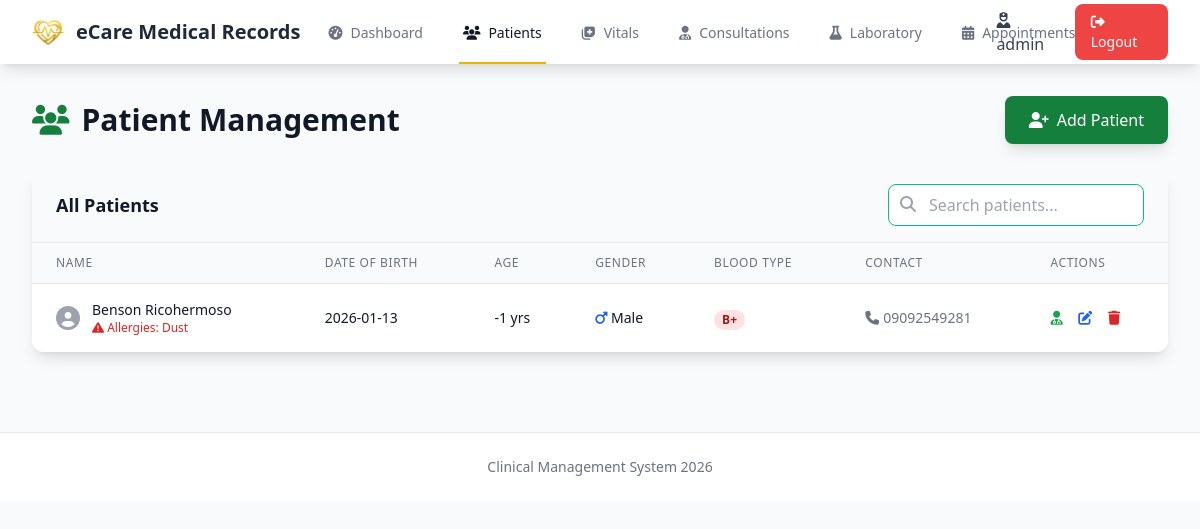
/patients (signed in), run on an earlier commit of the app's database.
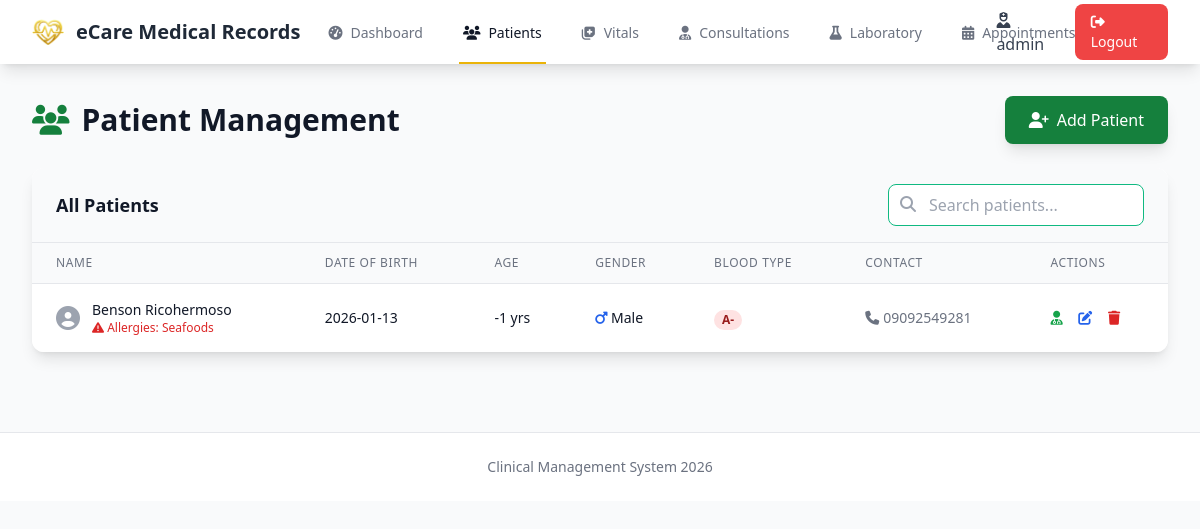
And on a later commit of the database.
### tables this page shows
CREATE TABLE patients (
            id INTEGER PRIMARY KEY AUTOINCREMENT,
            name TEXT NOT NULL,
            date_of_birth TEXT NOT NULL,
            gender TEXT NOT NULL,
            blood_type TEXT,
            allergies TEXT,
            contact TEXT,
            address TEXT,
            payment_method TEXT,
            created_at TIMESTAMP DEFAULT CURRENT_TIMESTAMP,
            updated_at TIMESTAMP DEFAULT CURRENT_TIMESTAMP
        );

### app.py (the view)
@app.route('/patients')
@login_required
def patients():
    db = get_db()
    patients_list = db.execute(
        'SELECT * FROM patients ORDER BY name'
    ).fetchall()
    today = datetime.now().strftime('%Y-%m-%d')
    return render_template('patients.html', patients=patients_list, today=today)

### app.py (called while the page is built)
def login_required(f):
    @wraps(f)
    def decorated_function(*args, **kwargs):
        if 'user_id' not in session:
            flash('Please log in to access this page.', 'warning')
            return redirect(url_for('login'))
        return f(*args, **kwargs)
    return decorated_function

### models/database.py (called while the page is built)
def get_db():
    if 'db' not in g:
        g.db = sqlite3.connect(
            current_app.config['DATABASE'],
            detect_types=sqlite3.PARSE_DECLTYPES
        )
        g.db.row_factory = sqlite3.Row
        g.db.execute('PRAGMA foreign_keys = ON')
    return g.db

### templates/patients.html (shortened to what the changed rows need)
{% extends "layout.html" %}
{% block content %}
<div class="slide-in">
    <div class="flex justify-between items-center mb-6">
        <h1 class="text-3xl font-bold text-gray-900">
            <i class="fas fa-users mr-3 text-green-700"></i>Patient Management
        </h1>
    </div>
    <div class="bg-white rounded-xl shadow-lg overflow-hidden">
        <div class="px-6 py-4 bg-gray-50 border-b">
            <div class="flex justify-between items-center">
                <h2 class="text-lg font-semibold text-gray-900">All Patients</h2>
            </div>
        </div>
        {% if patients %}
        <div class="overflow-x-auto">
            <table class="min-w-full divide-y divide-gray-200">
                <thead class="bg-gray-50">
                    <tr>
                        <th class="px-6 py-3 text-left text-xs font-medium text-gray-500 uppercase tracking-wider">Name</th>
                        <th class="px-6 py-3 text-left text-xs font-medium text-gray-500 uppercase tracking-wider">Date of Birth</th>
                        <th class="px-6 py-3 text-left text-xs font-medium text-gray-500 uppercase tracking-wider">Age</th>
                        <th class="px-6 py-3 text-left text-xs font-medium text-gray-500 uppercase tracking-wider">Gender</th>
                        <th class="px-6 py-3 text-left text-xs font-medium text-gray-500 uppercase tracking-wider">Blood Type</th>
                        <th class="px-6 py-3 text-left text-xs font-medium text-gray-500 uppercase tracking-wider">Contact</th>
                        <th class="px-6 py-3 text-left text-xs font-medium text-gray-500 uppercase tracking-wider">Actions</th>
                    </tr>
                </thead>
                <tbody id="patientsTableBody" class="bg-white divide-y divide-gray-200">
                    {% for patient in patients %}
                    <tr class="hover:bg-gray-50">
                        <td class="px-6 py-4 whitespace-nowrap">
                            <div class="flex items-center">
                                <i class="fas fa-user-circle text-gray-400 text-2xl mr-3"></i>
                                <div>
                                    <div class="text-sm font-medium text-gray-900">{{ patient.name }}</div>
                                    {% if patient.allergies %}
                                    <div class="text-xs text-red-600">
                                        <i class="fas fa-exclamation-triangle"></i> Allergies: {{ patient.allergies }}
                                    </div>
                                    {% endif %}
                                </div>
                            </div>
                        </td>
                        <td class="px-6 py-4 whitespace-nowrap text-sm text-gray-900">{{ patient.date_of_birth }}</td>
                        <td class="px-6 py-4 whitespace-nowrap text-sm text-gray-900">
                            <span class="calculate-age" data-dob="{{ patient.date_of_birth }}"></span>
                        </td>
                        <td class="px-6 py-4 whitespace-nowrap text-sm text-gray-900">
                            {% if patient.gender == 'Male' %}
                            <i class="fas fa-mars text-blue-600"></i>
                            {% else %}
                            <i class="fas fa-venus text-pink-600"></i>
                            {% endif %}
                            {{ patient.gender }}
                        </td>
                        <td class="px-6 py-4 whitespace-nowrap">
                            <span class="px-2 inline-flex text-xs leading-5 font-semibold rounded-full bg-red-100 text-red-800">
                                {{ patient.blood_type or 'N/A' }}
                            </span>
                        </td>
                        <td class="px-6 py-4 whitespace-nowrap text-sm text-gray-500">
                            {% if patient.contact %}
                            <i class="fas fa-phone mr-1"></i>{{ patient.contact }}
                            {% else %}
                            N/A
                            {% endif %}
                        </td>
                        <td class="px-6 py-4 whitespace-nowrap text-sm font-medium">
                            <button type="button"
                                    data-patient-id="{{ patient.id }}"
                                    data-patient-name="{{ patient.name }}"
                                    onclick="showConsultationConfirm(this.dataset.patientId, this.dataset.patientName)"
                                    class="text-green-600 hover:text-green-900 mr-3"
                                    title="Send to Consultation"
                                    aria-label="Send patient {{ patient.name }} to consultation">
                                <i class="fas fa-user-md"></i>
                            </button>
                            <button type="button"
                                    data-id="{{ patient.id }}"
                                    data-name="{{ patient.name }}"
                                    data-dob="{{ patient.date_of_birth }}"
                                    data-gender="{{ patient.gender }}"
                                    data-blood="{{ patient.blood_type }}"
                                    data-allergies="{{ patient.allergies }}"
                                    data-contact="{{ patient.contact }}"
                                    data-address="{{ patient.address }}"
                                    data-payment="{{ patient.payment_method }}"
                                    onclick="openEditPatientModalFromData(this)"
                                    class="text-blue-600 hover:text-blue-900 mr-3"
                                    title="Edit Patient"
                                    aria-label="Edit patient {{ patient.name }}">
                                <i class="fas fa-edit"></i>
                            </button>
                            <button type="button"
                                    data-patient-id="{{ patient.id }}"
                                    data-patient-name="{{ patient.name }}"
                                    onclick="showDeleteConfirm(this.dataset.patientId, this.dataset.patientName)"
                                    class="text-red-600 hover:text-red-900"
                                    title="Delete Patient"
                                    aria-label="Delete patient {{ patient.name }}">
                                <i class="fas fa-trash"></i>
                            </button>
                        </td>
                    </tr>
                    {% endfor %}
                </tbody>
            </table>
        </div>
        {% else %}
        <div class="text-center py-12 text-gray-500">
            <i class="fas fa-user-slash text-5xl mb-4"></i>
            <p class="text-lg">No patients registered yet.</p>
        </div>
        {% endif %}
    </div>
</div>
{% endblock %}

What changed in the data, as far as the page shows it:
changed patients "Benson Ricohermoso": allergies "Dust" → "Seafoods"; blood_type "B+" → "A-"
